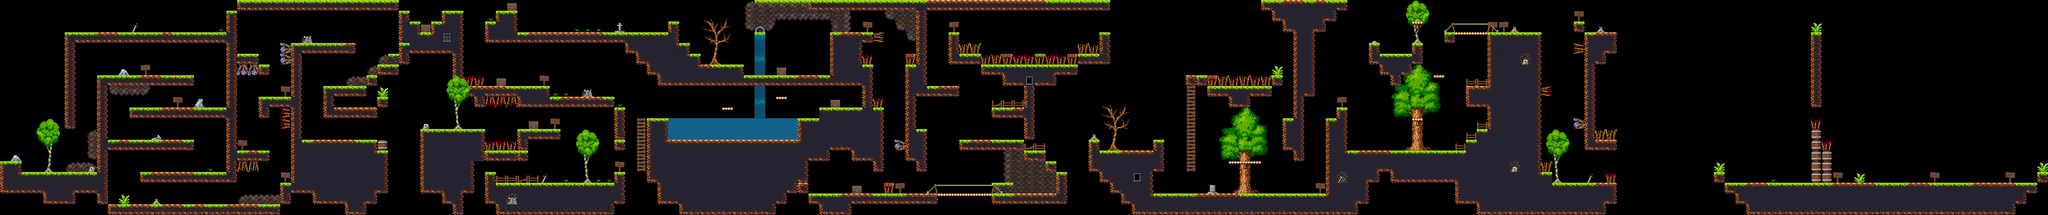

Tiled map render using the project's own tile images. Description and the map definition, with tile-layer contents summarised, below:
An orthogonal 190x20 tile map with 32x32 px tiles, 6 tile layers (animatedwaterfall, Tile Layer0, CollisionLayer, Tile Layer 1, ...), 4 tilesets and 117 objects (30x AnimatedGraphic, 27x DeadSprite, 22x ClosedAttackEnemy, 10x CheckPointObject, 7x FarAttackEnemy, ...).

<map version="1.0" tiledversion="1.1.5" orientation="orthogonal" renderorder="right-down" width="190" height="20" tilewidth="32" tileheight="32" infinite="0" nextobjectid="261">
 <tileset firstgid="1" name="AnimateWaterFall" tilewidth="32" tileheight="32" tilecount="216" columns="18">
  <properties>
   <property name="AnimateInfoFilePath" value="src/assets/TileSets/AnimateWaterFallInfo.tmx" />
  </properties>
  <image source="TileSets/AnimateWaterFall.png" width="576" height="386" />
 </tileset>
 <tileset firstgid="217" name="Forest_32x" tilewidth="32" tileheight="32" tilecount="440" columns="20">
  <image source="TileSets/Forest_32x.png" width="640" height="720" />
 </tileset>
 <tileset firstgid="657" name="dungeon" tilewidth="32" tileheight="32" tilecount="36" columns="6">
  <image source="TileSets/dungeon.png" width="192" height="192" />
 </tileset>
 <tileset firstgid="693" name="Game Objects Tiles" tilewidth="32" tileheight="32" tilecount="16" columns="4">
  <image source="TileSets/Game Objects Tiles.png" width="128" height="128" />
 </tileset>
 <objectgroup name="BackGround1">
  <object id="16" name="YaranaicaBackground1" type="ScrollingBackground" x="-1" y="2" width="30" height="30">
   <properties>
    <property name="FilePath" value="src/assets/YaranaicaBackground/Yaranaica1.png" />
    <property name="FrameHeight" type="int" value="360" />
    <property name="FrameWidth" type="int" value="640" />
    <property name="ScrollSpeed" type="float" value="1" />
    <property name="textureID" value="YARANAICABACKGROUND1" />
   </properties>
  </object>
 </objectgroup>
 <objectgroup name="BackGround2">
  <object id="188" name="YaranaicaBackground2" type="ScrollingBackground" x="127" y="2" width="30" height="30">
   <properties>
    <property name="FilePath" value="src/assets/YaranaicaBackground/Yaranaica2.png" />
    <property name="FrameHeight" type="int" value="360" />
    <property name="FrameWidth" type="int" value="640" />
    <property name="ScrollSpeed" type="float" value="1.09" />
    <property name="textureID" value="YARANAICABACKGROUND2" />
   </properties>
  </object>
 </objectgroup>
 <objectgroup name="BackGround3">
  <object id="26" name="YaranaicaBackground3" type="ScrollingBackground" x="259" y="5" width="30" height="25">
   <properties>
    <property name="FilePath" value="src/assets/YaranaicaBackground/Yaranaica3.png" />
    <property name="FrameHeight" type="int" value="360" />
    <property name="FrameWidth" type="int" value="640" />
    <property name="ScrollSpeed" type="float" value="1.2" />
    <property name="textureID" value="YARANAICABACKGROUND3" />
   </properties>
  </object>
 </objectgroup>
 <objectgroup name="BackGround4">
  <object id="27" name="YaranaicaBackground4" type="ScrollingBackground" x="389" y="1" width="27" height="29">
   <properties>
    <property name="FilePath" value="src/assets/YaranaicaBackground/Yaranaica4.png" />
    <property name="FrameHeight" type="int" value="360" />
    <property name="FrameWidth" type="int" value="640" />
    <property name="ScrollSpeed" type="float" value="1.1" />
    <property name="textureID" value="YARANAICABACKGROUND4" />
   </properties>
  </object>
 </objectgroup>
 <layer name="animatedwaterfall" width="190" height="20">
  <data>[3800 cells, 8 non-empty, 4 distinct tile ids]</data>
 </layer>
 <layer name="Tile Layer0" width="190" height="20">
  <data>[3800 cells, 322 non-empty, 92 distinct tile ids]</data>
 </layer>
 <layer name="CollisionLayer" width="190" height="20">
  <properties>
   <property name="Collidable" value="" />
  </properties>
  <data>[3800 cells, 1132 non-empty, 24 distinct tile ids]</data>
 </layer>
 <layer name="Tile Layer 1" width="190" height="20">
  <data>[3800 cells, 456 non-empty, 55 distinct tile ids]</data>
 </layer>
 <objectgroup name="Object Layer 1">
  <object id="15" name="Player" type="Player" x="5508" y="477" width="34" height="51">
   <properties>
    <property name="DyingFrameHeight" type="int" value="100" />
    <property name="DyingFrameWidth" type="int" value="100" />
    <property name="DyingNumFrames" type="int" value="12" />
    <property name="DyingTextureID" value="PLAYERDYING" />
    <property name="FilePath" value="src/assets/Player/Player_Yaranaica.png" />
    <property name="FilePathDying" value="src/assets/Player/PlayerDying.png" />
    <property name="FrameHeight" type="int" value="50" />
    <property name="FrameWidth" type="int" value="35" />
    <property name="animSpeed" type="int" value="100" />
    <property name="numFrames" type="int" value="10" />
    <property name="textureHeight" type="int" value="25" />
    <property name="textureID" value="PLAYER" />
    <property name="textureWidth" type="int" value="16" />
   </properties>
  </object>
  <object id="83" name="PlaneDisk" type="MovingPlatform" x="3406" y="133" width="90" height="15">
   <properties>
    <property name="FilePath" value="src/assets/MovingPlatform/PlaneDisk.png" />
    <property name="FrameHeight" type="int" value="14" />
    <property name="FrameWidth" type="int" value="44" />
    <property name="animSpeed" type="int" value="100" />
    <property name="numFrames" type="int" value="1" />
    <property name="textureHeight" type="int" value="14" />
    <property name="textureID" value="PLANEDISK" />
    <property name="textureWidth" type="int" value="44" />
   </properties>
  </object>
  <object id="87" name="Water1" type="WaterPlatform" x="1986" y="356" width="382" height="61">
   <properties>
    <property name="FrameHeight" type="int" value="0" />
    <property name="FrameWidth" type="int" value="0" />
   </properties>
  </object>
  <object id="90" name="Ladder1" type="LadderPlatform" x="1891" y="354" width="27" height="160">
   <properties>
    <property name="FrameHeight" type="int" value="0" />
    <property name="FrameWidth" type="int" value="0" />
   </properties>
  </object>
  <object id="93" name="Spice1" type="DeadSprite" x="1449" y="288" width="80" height="24">
   <properties>
    <property name="FrameHeight" type="int" value="195" />
    <property name="FrameWidth" type="int" value="184" />
    <property name="animSpeed" type="int" value="100" />
    <property name="numFrames" type="int" value="1" />
   </properties>
  </object>
  </objectgroup>
 <layer name="TileLayer2" width="190" height="20">
  <data>[3800 cells, 32 non-empty, 11 distinct tile ids]</data>
 </layer>
 <layer name="TileLayer3" width="190" height="20">
  <data>[3800 cells, 26 non-empty, 2 distinct tile ids]</data>
 </layer>
 <objectgroup name="BackGround5" />
 <objectgroup name="BackGround6" />
</map>
<!-- 108 of 117 objects omitted -->
